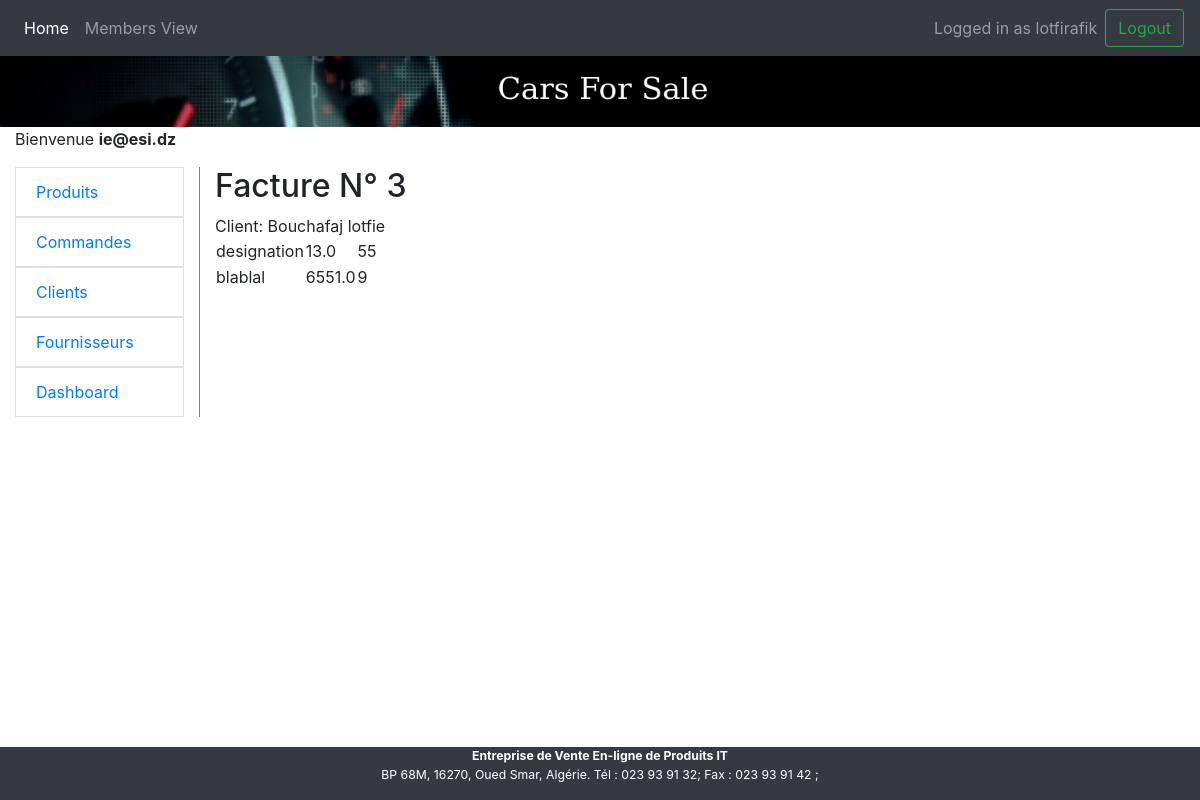
/bill/facture_detail/3/ (signed in), run on the app's committed database.
### bill/models.py (models this page shows, shortened)
class User(AbstractUser):
    email = models.EmailField(unique=True, null=False, blank=False)
    USER_TYPE_CHOICES = (
        (0, 'admin'),
        (1, 'client'),
        (2, 'fournisseur'),
    )
    user_type = models.PositiveSmallIntegerField(choices=USER_TYPE_CHOICES)
    USERNAME_FIELD = 'email'
    REQUIRED_FIELDS = ['user_type', 'username']

class Facture(models.Model):
    client = models.ForeignKey(Client, on_delete=models.CASCADE, related_name='factures')
    date = models.DateField(default=utils.timezone.now)
    commande = models.ForeignKey(Commande, on_delete=models.CASCADE, related_name='facture')

class Client(models.Model):
    user = models.OneToOneField(User, on_delete=models.CASCADE)
    SEXE = (
        ('M', 'Masculin'),
        ('F', 'Feminin')
    )
    nom = models.CharField(max_length = 50, null=True, blank=True)
    prenom = models.CharField(max_length = 50, null=True, blank=True)
    adresse = models.CharField(max_length = 50, null=True, blank=True)
    tel = models.CharField(max_length = 10, null=True, blank=True)
    sexe = models.CharField(max_length=1, choices = SEXE)
    def __str__(self):
        return self.nom + ' ' + self.prenom

class LigneFacture(models.Model):
    produit = models.ForeignKey(Produit, on_delete=models.CASCADE,related_name="lignes")
    qte = models.IntegerField(default=1)
    facture = models.ForeignKey(Facture, on_delete=models.CASCADE, related_name='lignes')
    class Meta:
        constraints = [
            models.UniqueConstraint(fields=['produit', 'facture'], name="produit-facture")
        ]

class Produit(models.Model):
    designation = models.CharField(max_length=50)
    prix = models.FloatField(default=0)
    fournisseur = models.ForeignKey(Fournisseur,on_delete=models.CASCADE,related_name='produits',null=True)
    categorie = models.ForeignKey(Categorie,on_delete=models.CASCADE,related_name='produits',null=True)
    photo = models.ImageField(default=None)

### bill/views.py (the view)
# urls.py: re_path(r'^facture_detail/(?P<pk>\d+)/$', views.facture_detail_view, name='facture_detail'),
def facture_detail_view(request, pk):
    facture = get_object_or_404(Facture, id=pk)
    context={}
    context['facture'] = facture
    return render(request, 'bill/facture_detail.html', context)

### bill/templates/bill/facture_detail.html
{% extends 'bill/base.html' %}
{% load bootstrap4 django_tables2 crispy_forms_tags %}
{% block content%}
  <h2>Facture N° {{ facture.id }}</h2>
  Client: {{ facture.client }}
  <table>
  {% for ligne in facture.lignes.all %}
  	<tr>
  		<td>{{ ligne.produit.designation }}</td>
  		<td>{{ ligne.produit.prix }}</td>
  		<td>{{ ligne.qte }}</td>
  	</tr>
  {% endfor %}
  </table>
{% endblock %}

### bill/templates/bill/base.html (shortened to what this page needs)
<!DOCTYPE HTML>
<html>
  <head>
    {% load bootstrap4 django_tables2 crispy_forms_tags %}
	{% bootstrap_css %}
  </head>
  <body>
  	<div class="container-fluid">
	{% block navbar %}
    	{% include  './navbar.html' %}
	{% endblock %}
	<br><br>
    <header class="row">
        	 <img src="/media/banniere.png" alt="banniere" width="100%" >
	</header>
	<div class="row">
    	<div class="col-lg-12">
        	<p>
            	Bienvenue <strong>{{ user }}</strong>
          	</p>
		</div>
    </div>
	<div class="row">
		<div id="sidebar-wrapper" class="col-lg-2">
			<div id="sidebar">
			{% block sidebar %}
				{% include  './navsidebar.html' %}
        	{% endblock %}
       		</div>
       	</div>
        <section class="col-lg-10 pull-right">
			{% block content %}
			{% endblock %}
        </section>
	</div>
    <br><br><br><br>
    <footer class="row"><small><small>
		<div class="fixed-bottom text-center text-white bg-dark col-lg-12">
          <address>
          	  	<strong>Entreprise de Vente En-ligne de Produits IT</strong><br>
				BP 68M, 16270, Oued Smar, Algérie. Tél : 023 93 91 32; Fax : 023 93 91 42 ;
          </address>
        </div>
	</small></small></footer>
	</div>
  </body>
</html>

### bill/templates/bill/navbar.html (shortened to what this page needs)
<nav class="navbar navbar-expand-md navbar-dark fixed-top bg-dark">
    <div class="collapse navbar-collapse" id="navbarsExampleDefault">
        <ul class="navbar-nav mr-auto">
            <li class="nav-item active">
                <a class="nav-link" href="#">Home</a>
            </li>
            <li class="nav-item">
                <a class="nav-link" href="#">Members View</a>
            </li>
        </ul>
        {% if user.is_authenticated %}
            <ul class="navbar-nav mr-right">
                <li class="nav-item">
                    <a class="nav-link"">Logged in as {{ user.username }}</a>
                </li>
                <form class="form-inline my-2 my-lg-0" action="/accounts/logout/" method="POST">
                    <button class="btn btn-outline-success my-2 my-sm-0" type="submit">Logout</button>
                </form>
            </ul>
        {% endif %}
    </div>
</nav>

### bill/templates/bill/base.html (style rules this page uses)
#sidebar-wrapper { border-right: 1px solid gray; }

### data on the page
User: username "lotfirafik", email "ie@esi.dz"
Facture: id "3", client "Bouchafaj lotfie"
LigneFacture: produit.designation "designation", produit.prix "13.0", qte "55"
LigneFacture: produit.designation "blablal", produit.prix "6551.0", qte "9"
